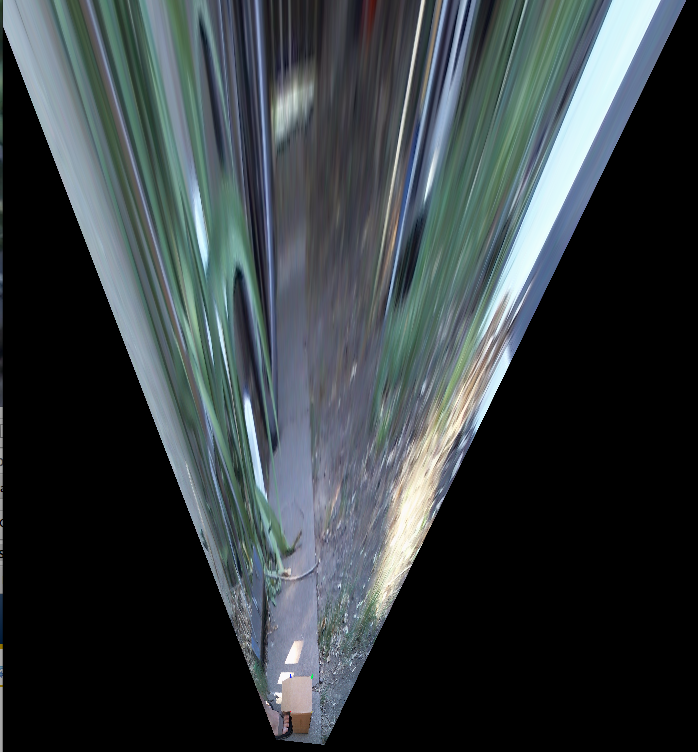
//> input picture camera/MorphSkel/pic1.png, 698 x 752 px
$ ./morphskel   (built with g++ and OpenCV 4)
//> lines starting //> are read from the running program, lines starting //| are printed output that depends on the picture; after the words box and inside, x2 and y2 are one past the last pixel; in counts of white or black regions, pixels touching at a corner belong together
//Based on: http://felix.abecassis.me/2011/09/opencv-morphological-skeleton/

#include "opencv2/imgproc/imgproc.hpp"
#include "opencv2/highgui/highgui.hpp"

#include <iostream>
#include <cmath>


//#define LINE_DIST 10 //Line distance from center of image
#define LINE_HEIGHT 0
#define LINE_OFFSET -40
#define FILTER_COUNT 5
#define MIN_HEIGHT 0 //How far up the line we go
#define POINT_THRESHOLD 5 //How off a point can be from the predicted value when determining line slope

using namespace cv;
using namespace std;

struct line_info
{
    float slope;
    float intercept;
};


float getLineAngle(const vector<line_info> &lines, int x, int y, Mat &dst) //Search around the point of intersection for 2 points to generate a line
{
    cout << "Intersection point found at " << x << "," << y << endl;
    float angle = 0;
    //Go through each line and check what line corresponds to this point, if any
    int i;
    for(i = 0; i < lines.size(); i++)
        if(abs(y - (lines[i].slope) * x + lines[i].intercept) < POINT_THRESHOLD) //Point exists on, or close to, the line
        {
            float m = lines[i].slope;
            float b = lines[i].intercept;
            cout << "Found line for " << x << "," << y << " m = " << m << " b = " << b << endl;
            circle(dst,Point(x,y),20,Scalar(255,0,255),3,CV_AA);
            line(dst,Point(x,y),Point(x+20,(x+20)*m + b),Scalar(255,0,255),3,CV_AA);

            //Get the angle of this line versus a vertical line
            float tmp = x/(m*x+b);
            cout << tmp << endl;
            angle = atan2(x,m*x+b);
            break;
        }
    return angle * 180/CV_PI;

}


int main(int argc, char** argv)
{
    const char* filename = argc >= 2 ? argv[1] : "pic1.png";

    Mat img = imread(filename, 0);
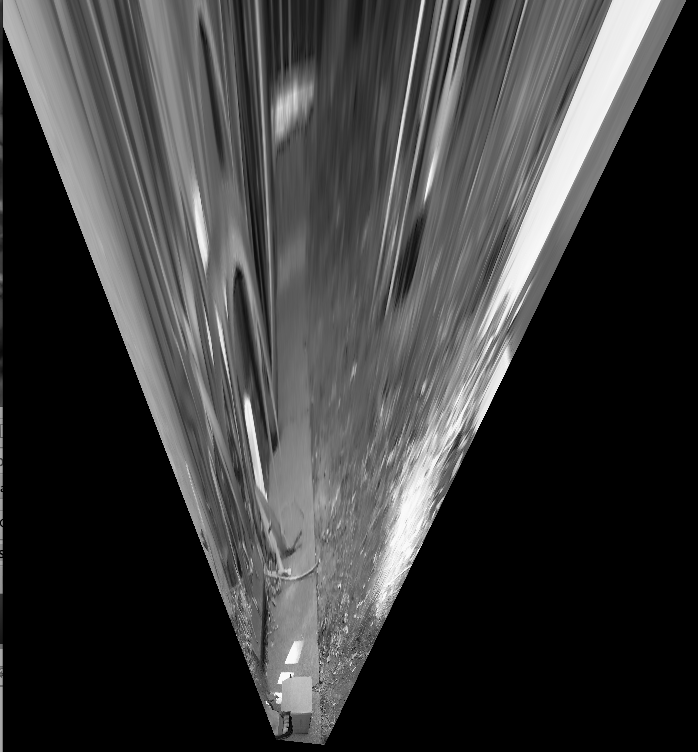
//> img: 752 rows x 698 cols, CV_8UC1; min 0, max 253, mean 58.7
    if(img.empty())
    {
        cout << "can not open " << filename << endl;
        return -1;
    }

	threshold(img, img, 127, 255, THRESH_BINARY); //Apply a binary threshold
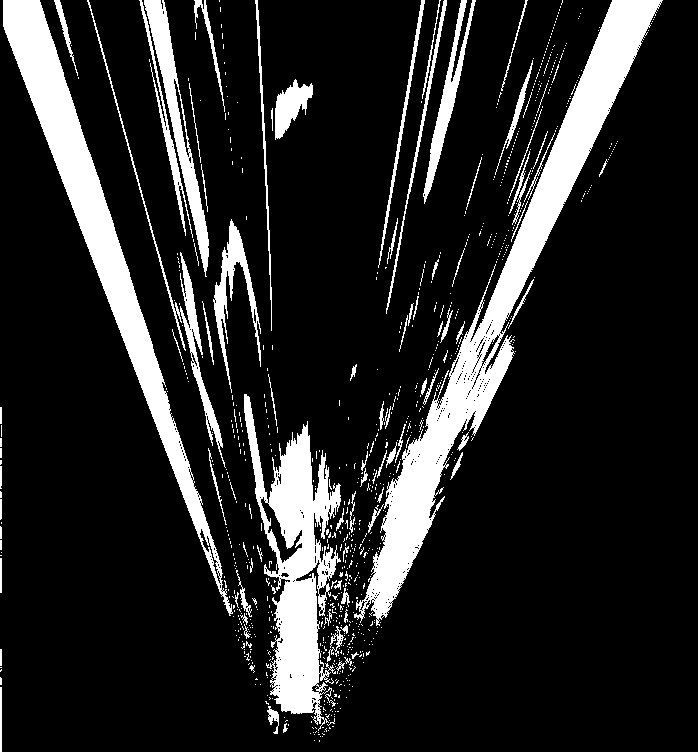
//> img: 752 rows x 698 cols, CV_8UC1; 14.9% white; 907 white regions (816 under 20 px), largest, box (x1, y1, x2, y2) and area: (354, 0, 663, 626) 24720, (3, 0, 233, 616) 17010, (244, 394, 341, 731) 13468
	Mat temp;
	Mat eroded;

	Mat element = getStructuringElement(MORPH_CROSS, Size(2, 2));
	namedWindow( "Display window", WINDOW_AUTOSIZE );
    imshow( "Display window", img );

    waitKey(0);
    //Dilate and Erode image
    for(int i = 0; i < FILTER_COUNT; i++)
    {
	  erode(img, eroded, element);
//	  dilate(eroded, temp, element);
//	  subtract(img, temp, temp);
	  eroded.copyTo(img);
	  imshow( "Display window", img );
    }
//> this loop made 5 passes
//> pass 2, `erode(img, eroded, element);`:
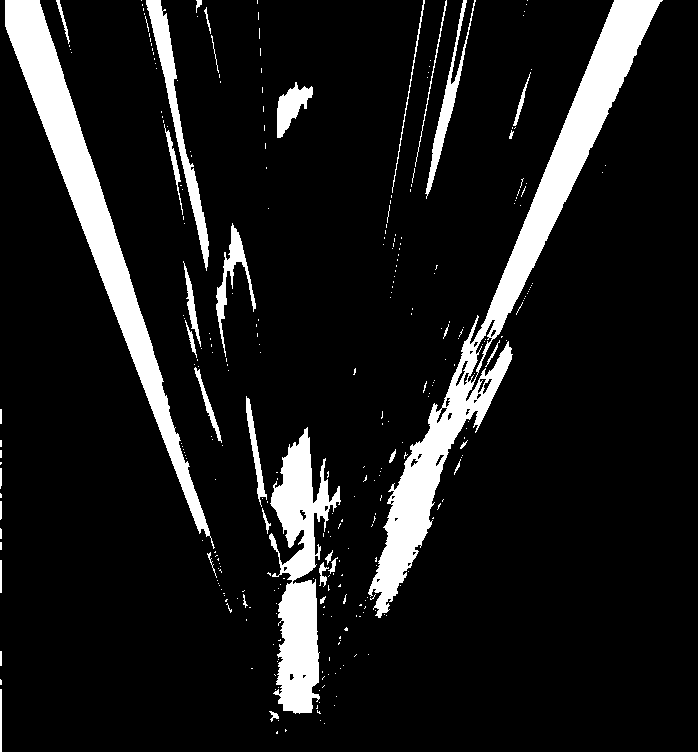
//> eroded: 752 rows x 698 cols, CV_8UC1; 10.8% white; 319 white regions (279 under 20 px), largest, box (x1, y1, x2, y2) and area: (368, 0, 663, 618) 21384, (5, 0, 215, 549) 14939, (269, 427, 341, 714) 9501
//> pass 3, `erode(img, eroded, element);`:
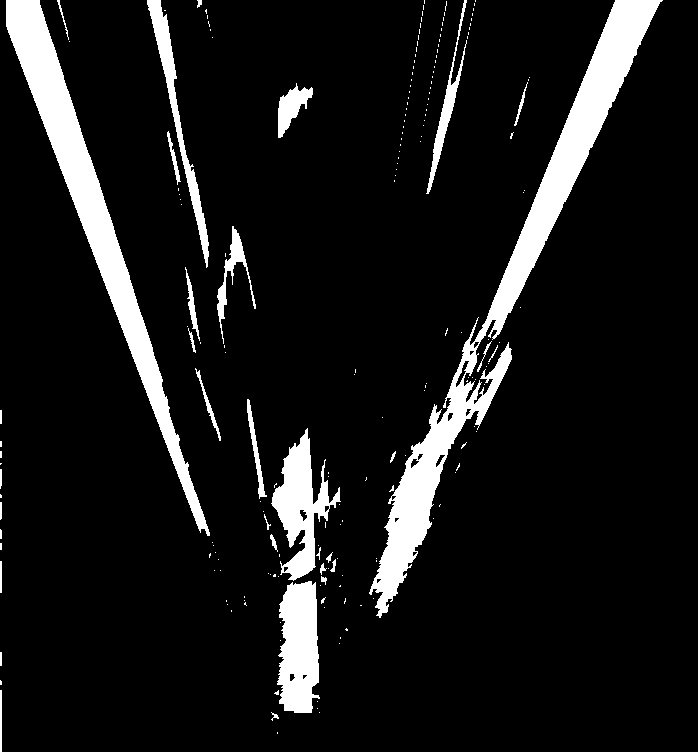
//> eroded: 752 rows x 698 cols, CV_8UC1; 9.8% white; 204 white regions (171 under 20 px), largest, box (x1, y1, x2, y2) and area: (369, 0, 663, 618) 20187, (6, 0, 210, 536) 14201, (277, 581, 320, 713) 4459
//> after the loop:
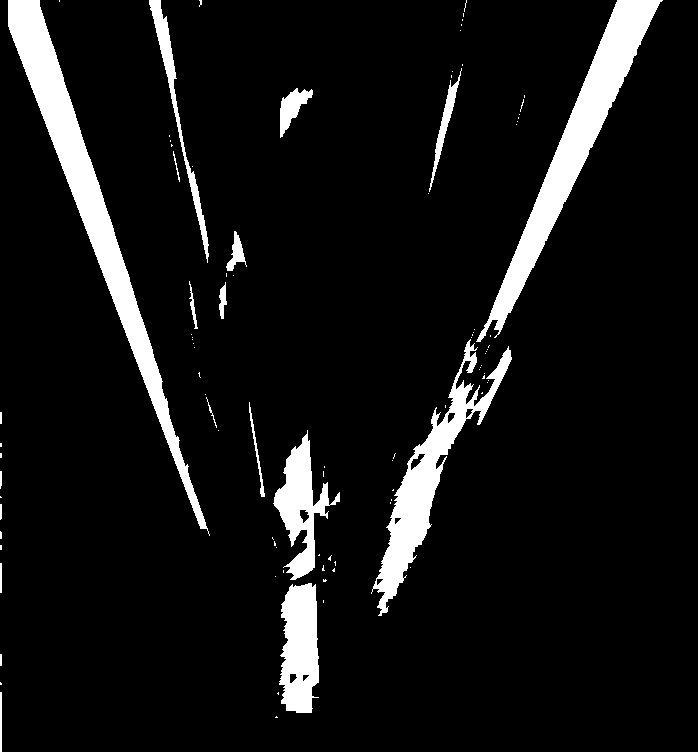
//> img: 752 rows x 698 cols, CV_8UC1; 8.3% white; 97 white regions (77 under 20 px), largest, box (x1, y1, x2, y2) and area: (8, 0, 210, 536) 12775, (476, 0, 663, 342) 10675, (371, 339, 512, 616) 7494
    waitKey(0);

    cout << "Broken out!" << endl;

    //Run Canny to generate edges of the dilated/eroded image
    Mat dst;
    Canny(img, dst, 50, 200, 3);
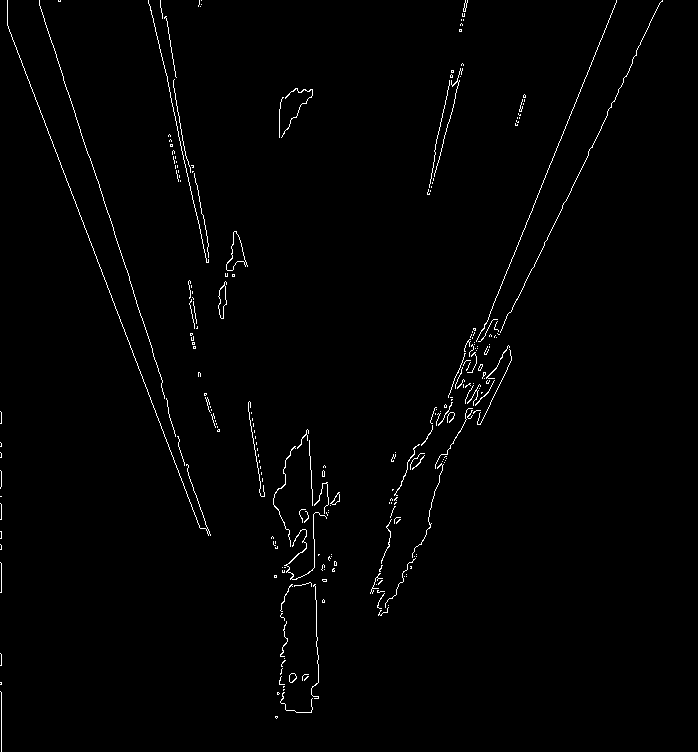
//> dst: 752 rows x 698 cols, CV_8UC1; 1.2% white in thin lines or dots

    imshow( "Display window", dst );

    waitKey(0);

    //Check if there exists any points intercepting the 'invisible' lines
    Size s = dst.size();
//> s = Size(698, 752)


//    if(LINE_HEIGHT)
//        line(dst,Point((s.width/2)+/*LINE_DIST+*/LINE_OFFSET,s.height),Point((s.width/2)+/*LINE_DIST+*/LINE_OFFSET,s.height-LINE_HEIGHT),Scalar(255,0,255),3,CV_AA);
//    else
//        line(dst,Point((s.width/2)+/*LINE_DIST+*/LINE_OFFSET,s.height),Point((s.width/2)+/*LINE_DIST+*/LINE_OFFSET,s.height-s.height),Scalar(255,0,255),3,CV_AA);
    cout << s.width << "x" << s.height << endl;
//| 698x752


    //Go up the line and find an intersection point
    float offset = 0;

    //Find every line in the image
    vector<Vec4i> lines;
    vector<line_info> linesinfo;

    HoughLinesP(dst,lines,1,CV_PI/180,10,2,5);
//> lines = 402 lines (x1, y1, x2, y2), first 8: [7, 25, 200, 528], [377, 591, 382, 578], [39, 2, 96, 178], [1, 592, 1, 563], [392, 499, 406, 472], [315, 584, 317, 640], [109, 215, 140, 315], [510, 312, 565, 201]

    for(int i = 0; i < lines.size(); i++)
    {
        struct line_info tmp;
        float xdiff = lines[i][2]-lines[i][0];
        if(xdiff) //If it's a vertical line, we don't care
            tmp.slope = (lines[i][3]-lines[i][1])/xdiff;
        else
            tmp.slope = 0.0;
        tmp.intercept = lines[i][1] - lines[i][0]*tmp.slope;

        linesinfo.push_back(tmp);
    }
//> this loop made 402 passes
//> (xdiff, tmp.slope, tmp.intercept) on passes 1, 2, 3, 5, 6, 7, 8, 9, 10, 12, 13, 14: (193, 2.61, 6.76), (5, -2.6, 1571.2), (57, 3.09, -118.4), (14, -1.93, 1255), (2, 28, -8236), (31, 3.23, -136.6), (55, -2.02, 1341.3), (133, -2.47, 1523.8), (11, -5.09, 2366), (12, 6.75, -1268), (18, 4.72, -706.8), (34, -1.74, 1227.1)
//> (xdiff, tmp.slope) on passes 61, 62, 63, 65, 66, 67: (2, -2.5), (7, -1), (8, 5.38), (3, 3.67), (8, -5.12), (4, -2.5)
//> after the loop, linesinfo = 402 items

    int x = s.width/2 + LINE_OFFSET;
//> x = 309
    for(int i = s.height; i > MIN_HEIGHT; i--)
    {
        if(dst.at<bool>(x,i))
            if((offset = getLineAngle(linesinfo,x,i,dst)) != 0)
                break;
    }
//> this loop made 262 passes
//> (offset, i) on pass 262: (31.91, 491)
//| Intersection point found at 309,512
//| Intersection point found at 309,491
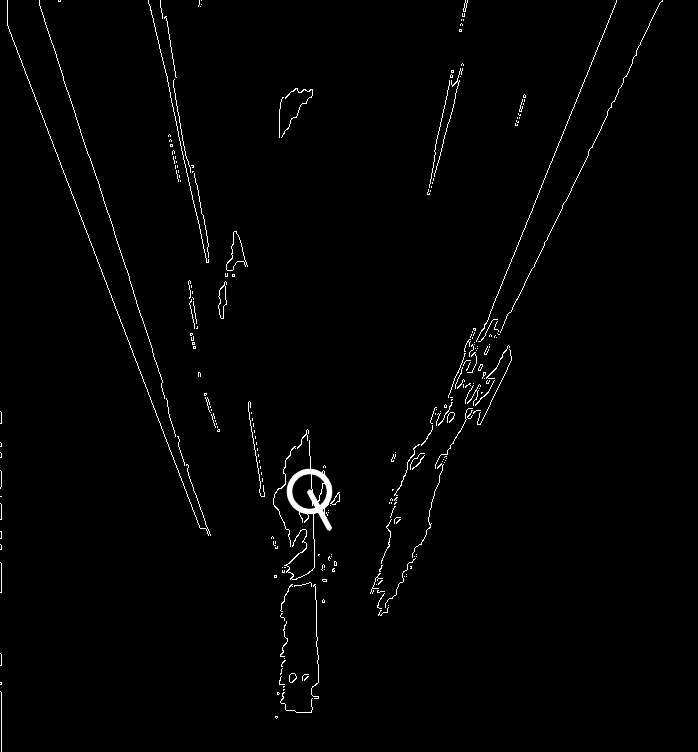
//> dst: 752 rows x 698 cols, CV_8UC1; 0.2% of pixels changed, all inside (x1, y1, x2, y2) = (286, 468, 333, 531)
//> after the loop, offset = 31.91

    imshow( "Display window", dst);
    waitKey(0);
    cout << "Angle: "<< offset << endl;
//| Angle: 31.9119
    return offset; //Return the angle
}
